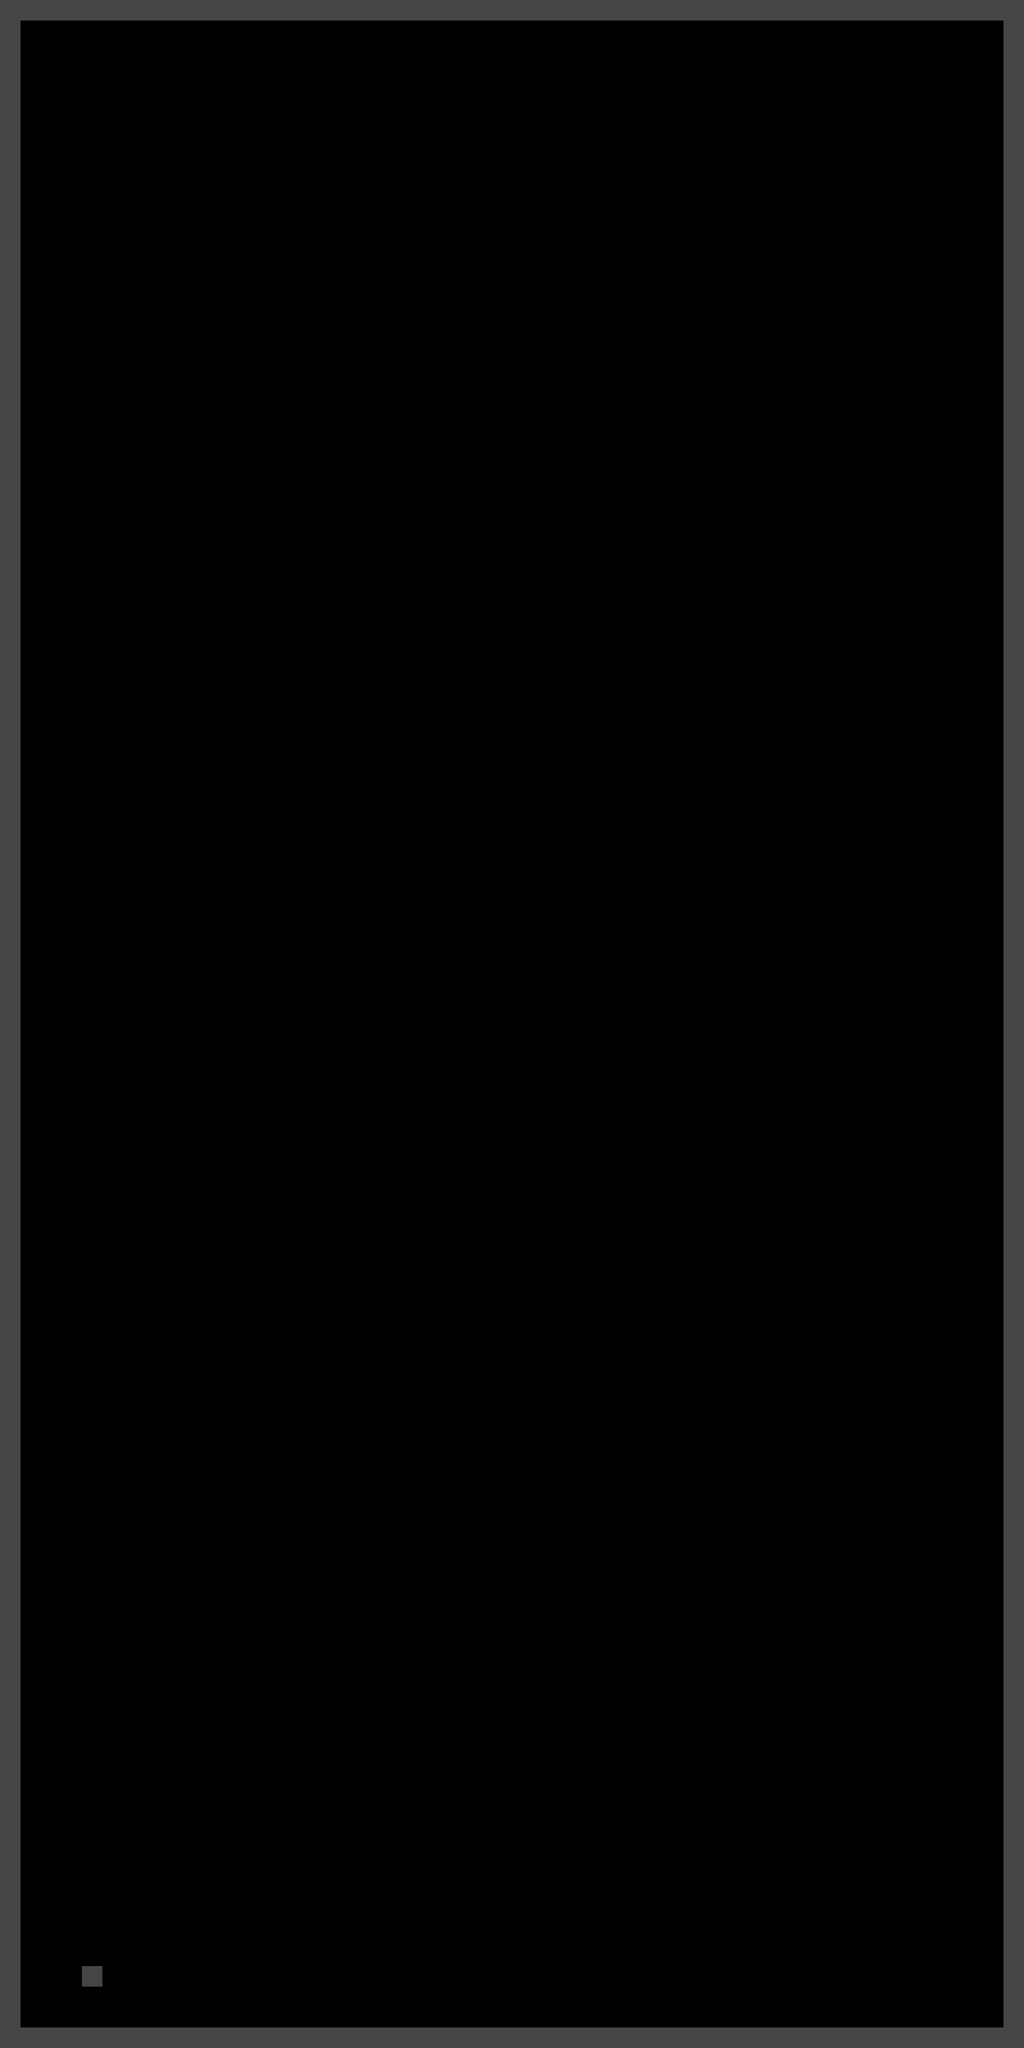

This is a level from a 2D game, rendered from its Tiled map with the project's own tilesets. A one-line summary and the map file follow, with tile-layer data summarised:
An orthogonal 50x100 tile map with 64x64 px tiles, 1 tile layer (Blocs).

<map version="1.8" tiledversion="1.8.5" orientation="orthogonal" renderorder="right-down" width="50" height="100" tilewidth="64" tileheight="64" infinite="0" nextlayerid="4" nextobjectid="1">
 <editorsettings>
  <export target="map_test.json" format="json" />
 </editorsettings>
 <tileset firstgid="1" name="tilesetblock" tilewidth="64" tileheight="64" tilecount="25" columns="5">
  <image source="assets/tilesetblock.png" width="320" height="320" />
 </tileset>
 <layer id="1" name="Blocs" width="50" height="100">
  <properties>
   <property name="solide" type="bool" value="true" />
  </properties>
  <data>[5000 cells, 297 non-empty, 1 distinct tile ids]</data>
 </layer>
 <objectgroup id="2" name="Power-up" />
 <objectgroup id="3" name="Ennemis" />
</map>
